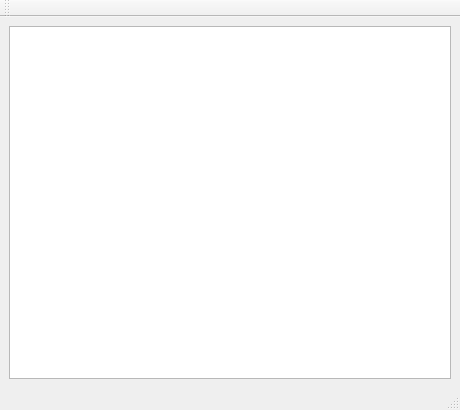
<?xml version="1.0" encoding="UTF-8"?>
<ui version="4.0">
 <class>TextEditor</class>
 <widget class="QMainWindow" name="TextEditor">
  <property name="geometry">
   <rect>
    <x>0</x>
    <y>0</y>
    <width>460</width>
    <height>410</height>
   </rect>
  </property>
  <property name="windowTitle">
   <string>Текстовый редактор</string>
  </property>
  <property name="windowIcon">
   <iconset>
    <normaloff>icons/notepad-96.png</normaloff>icons/notepad-96.png</iconset>
  </property>
  <widget class="QWidget" name="centralwidget">
   <layout class="QVBoxLayout" name="verticalLayout">
    <item>
     <widget class="QTextEdit" name="TextEdit"/>
    </item>
   </layout>
  </widget>
  <widget class="QToolBar" name="toolBar">
   <property name="windowTitle">
    <string>toolBar</string>
   </property>
   <attribute name="toolBarArea">
    <enum>TopToolBarArea</enum>
   </attribute>
   <attribute name="toolBarBreak">
    <bool>false</bool>
   </attribute>
  </widget>
  <widget class="QStatusBar" name="statusBar"/>
 </widget>
 <resources/>
 <connections/>
</ui>
